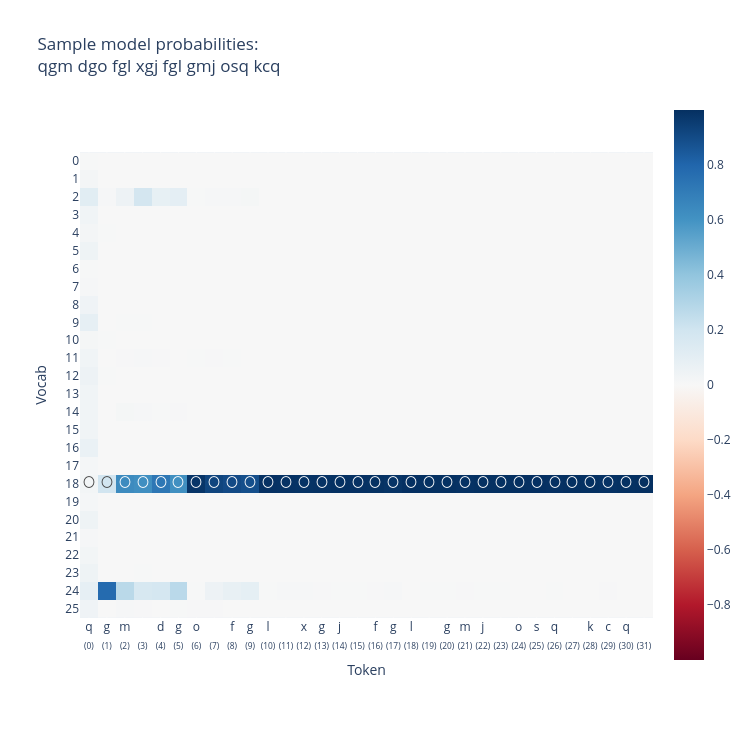

The cell this chart's notebook holds for it:
### Markdown cell above
### Visualising model

### Code cell
show(model, batch_idx=0, mode="medium")

### Figure 1 — Plotly figure (JSON) as saved in the notebook; plotly's stock layout.template omitted (floating-point values rounded to 4 significant figures; data arrays with more than 128 entries replaced by an {"elided": "..."} marker saying what was removed)
{"data": [{"coloraxis": "coloraxis", "hovertemplate": "Token: %{x}<br>Vocab: %{y}<br>color: %{z}<extra></extra>", "name": "0", "text": {"elided": "26x32 str values"}, "textfont": {"size": 12}, "texttemplate": "%{text}", "type": "heatmap", "x": ["q<br><sub>(0)</sub>", "g<br><sub>(1)</sub>", "m<br><sub>(2)</sub>", " <br><sub>(3)</sub>", "d<br><sub>(4)</sub>", "g<br><sub>(5)</sub>", "o<br><sub>(6)</sub>", " <br><sub>(7)</sub>", "f<br><sub>(8)</sub>", "g<br><sub>(9)</sub>", "l<br><sub>(10)</sub>", " <br><sub>(11)</sub>", "x<br><sub>(12)</sub>", "g<br><sub>(13)</sub>", "j<br><sub>(14)</sub>", " <br><sub>(15)</sub>", "f<br><sub>(16)</sub>", "g<br><sub>(17)</sub>", "l<br><sub>(18)</sub>", " <br><sub>(19)</sub>", "g<br><sub>(20)</sub>", "m<br><sub>(21)</sub>", "j<br><sub>(22)</sub>", " <br><sub>(23)</sub>", "o<br><sub>(24)</sub>", "s<br><sub>(25)</sub>", "q<br><sub>(26)</sub>", " <br><sub>(27)</sub>", "k<br><sub>(28)</sub>", "c<br><sub>(29)</sub>", "q<br><sub>(30)</sub>", " <br><sub>(31)</sub>"], "xaxis": "x", "y": ["0", "1", "2", "3", "4", "5", "6", "7", "8", "9", "10", "11", "12", "13", "14", "15", "16", "17", "18", "19", "20", "21", "22", "23", "24", "25"], "yaxis": "y", "z": {"elided": "26x32 float values"}}], "layout": {"coloraxis": {"cmid": 0, "colorscale": [[0, "rgb(103,0,31)"], [0.1, "rgb(178,24,43)"], [0.2, "rgb(214,96,77)"], [0.3, "rgb(244,165,130)"], [0.4, "rgb(253,219,199)"], [0.5, "rgb(247,247,247)"], [0.6, "rgb(209,229,240)"], [0.7, "rgb(146,197,222)"], [0.8, "rgb(67,147,195)"], [0.9, "rgb(33,102,172)"], [1, "rgb(5,48,97)"]]}, "height": 750, "title": {"text": "Sample model probabilities:<br>qgm dgo fgl xgj fgl gmj osq kcq "}, "width": 750, "xaxis": {"anchor": "y", "constrain": "domain", "domain": [0, 1], "scaleanchor": "y", "tickangle": 0, "title": {"text": "Token"}}, "yaxis": {"anchor": "x", "autorange": "reversed", "constrain": "domain", "domain": [0, 1], "title": {"text": "Vocab"}}}}
